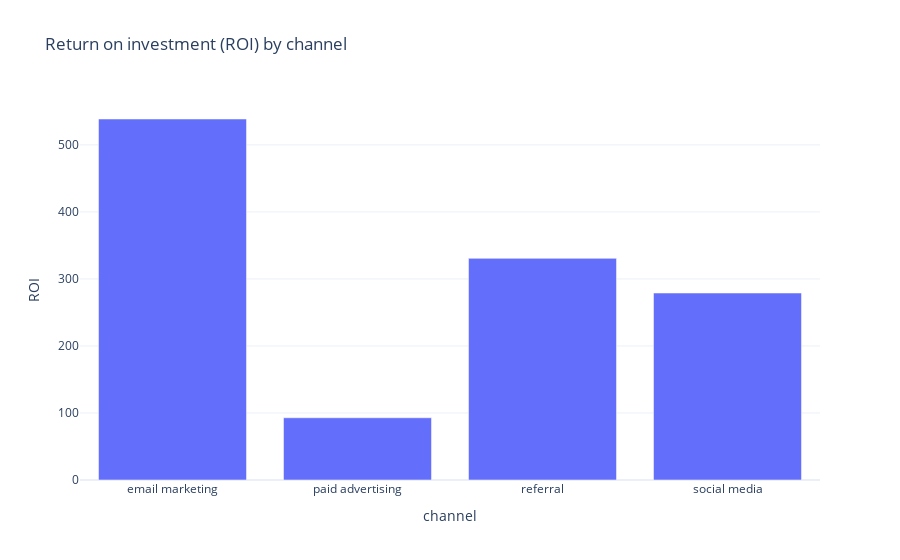

Notebook cell for this chart:
### Code cell
data['ROI'] = data['revenue'] / data['cost']
roi_by_channel = data.groupby('channel')['ROI'].mean().reset_index()
fig = px.bar(roi_by_channel,
             x = 'channel',
             y = 'ROI',
             title = "Return on investment (ROI) by channel")
fig.show()

### Figure 1 — Plotly figure (JSON) as saved in the notebook; plotly's stock layout.template omitted (floating-point values rounded to 4 significant figures)
{"data": [{"alignmentgroup": "True", "hovertemplate": "channel=%{x}<br>ROI=%{y}<extra></extra>", "legendgroup": "", "marker": {"color": "#636efa", "pattern": {"shape": ""}}, "name": "", "offsetgroup": "", "orientation": "v", "showlegend": false, "textposition": "auto", "type": "bar", "x": ["email marketing", "paid advertising", "referral", "social media"], "xaxis": "x", "y": [538.6, 92.83, 330.7, 279.0], "yaxis": "y"}], "layout": {"autosize": true, "barmode": "relative", "legend": {"tracegroupgap": 0}, "title": {"text": "Return on investment (ROI) by channel"}, "xaxis": {"anchor": "y", "autorange": true, "domain": [0, 1], "range": [-0.5, 3.5], "title": {"text": "channel"}, "type": "category"}, "yaxis": {"anchor": "x", "autorange": true, "domain": [0, 1], "range": [0, 567.0], "title": {"text": "ROI"}, "type": "linear"}}}
